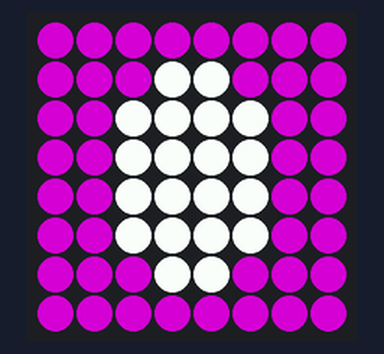
Simulated run of this program. Board: Raspberry Pi (BCM pin numbers) with a Sense HAT. On the bench: the Sense HAT's 8×8 RGB LED matrix. At 0.0 s the program stops and its outputs stay as they are.

Above: at 0.1 s.

The program:

my_raspimon.py
```python
from sense_emu import SenseHat
from time import sleep
#import vision_lib

if __name__ == '__main__':

    sense = SenseHat()

    #add your colors


    #add your Raspimon lists, the first is an egg

    raspimon_egg =  [(128, 0, 128), (128, 0, 128), (128, 0, 128), (128, 0, 128), (128, 0, 128), (128, 0, 128), (128, 0, 128), (128, 0, 128), (128, 0, 128), (128, 0, 128), (128, 0, 128), (255, 255, 255), (255, 255, 255), (128, 0, 128), (128, 0, 128), (128, 0, 128), (128, 0, 128), (128, 0, 128), (255, 255, 255), (255, 255, 255), (255, 255, 255), (255, 255, 255), (128, 0, 128), (128, 0, 128), (128, 0, 128), (128, 0, 128), (255, 255, 255), (255, 255, 255), (255, 255, 255), (255, 255, 255), (128, 0, 128), (128, 0, 128), (128, 0, 128), (128, 0, 128), (255, 255, 255), (255, 255, 255), (255, 255, 255), (255, 255, 255), (128, 0, 128), (128, 0, 128), (128, 0, 128), (128, 0, 128), (255, 255, 255), (255, 255, 255), (255, 255, 255), (255, 255, 255), (128, 0, 128), (128, 0, 128), (128, 0, 128), (128, 0, 128), (128, 0, 128), (255, 255, 255), (255, 255, 255), (128, 0, 128), (128, 0, 128), (128, 0, 128), (128, 0, 128), (128, 0, 128), (128, 0, 128), (128, 0, 128), (128, 0, 128), (128, 0, 128), (128, 0, 128), (128, 0, 128)]


    #set the egg
    sense.set_pixels(raspimon_egg)


    #define some functions. See sample_raspimon.py for examples.


    #add a while loop to keep your Raspimon running...
```
